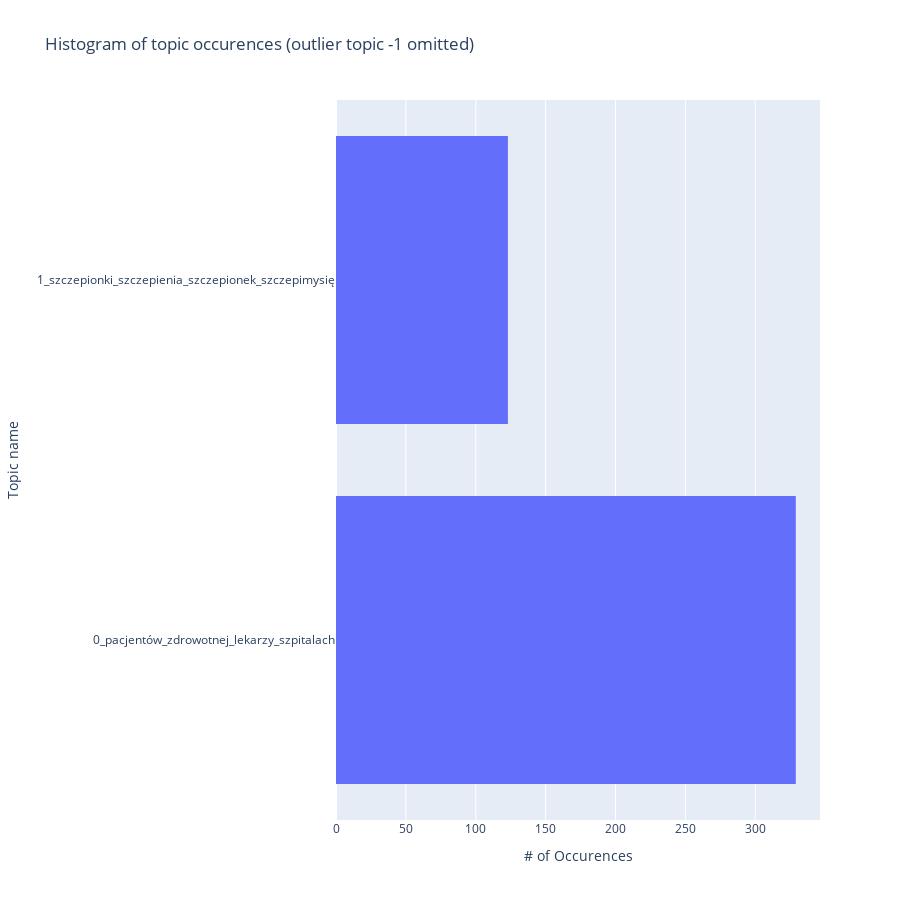

Write notebook code for a chart like this one.
### Code cell
ignore_outlier = True
topic_info_df = topic_model.get_topic_info()
if (ignore_outlier):
    topic_info_df = topic_info_df.loc[topic_info_df.Topic != -1]

fig = px.histogram(y=topic_info_df['Name'], x=topic_info_df['Count'], orientation='h', title='Histogram of topic occurences' + (' (outlier topic -1 omitted)' if ignore_outlier else ''))
fig.update_layout(height=900)
fig.update_xaxes(title_text='# of Occurences')

# Update y-axis label
fig.update_yaxes(title_text='Topic name')
fig.show()

### Figure 1 — Plotly figure (JSON) as saved in the notebook; plotly's stock layout.template omitted (floating-point values rounded to 4 significant figures)
{"data": [{"alignmentgroup": "True", "bingroup": "y", "histfunc": "sum", "hovertemplate": "sum of x=%{x}<br>y=%{y}<extra></extra>", "legendgroup": "", "marker": {"color": "#636efa", "pattern": {"shape": ""}}, "name": "", "offsetgroup": "", "orientation": "h", "showlegend": false, "type": "histogram", "x": [329, 123], "xaxis": "x", "y": ["0_pacjentów_zdrowotnej_lekarzy_szpitalach", "1_szczepionki_szczepienia_szczepionek_szczepimysię"], "yaxis": "y"}], "layout": {"barmode": "relative", "height": 900, "legend": {"tracegroupgap": 0}, "title": {"text": "Histogram of topic occurences (outlier topic -1 omitted)"}, "xaxis": {"anchor": "y", "domain": [0, 1], "title": {"text": "# of Occurences"}}, "yaxis": {"anchor": "x", "domain": [0, 1], "title": {"text": "Topic name"}}}}
